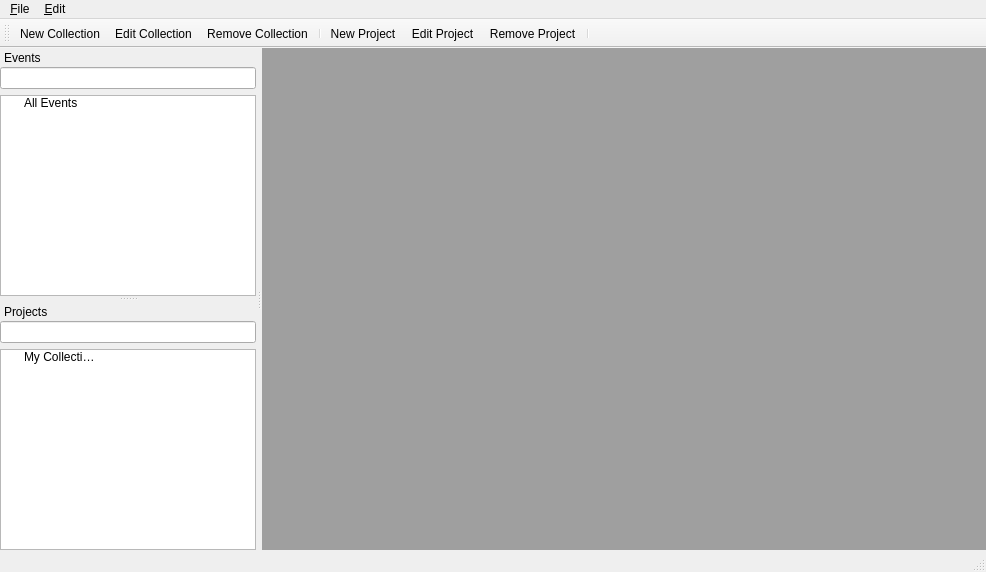
<?xml version="1.0" encoding="UTF-8"?>
<ui version="4.0">
 <class>MainWindow</class>
 <widget class="QMainWindow" name="MainWindow">
  <property name="geometry">
   <rect>
    <x>0</x>
    <y>0</y>
    <width>986</width>
    <height>572</height>
   </rect>
  </property>
  <property name="windowTitle">
   <string>Golem</string>
  </property>
  <widget class="QWidget" name="centralWidget">
   <layout class="QHBoxLayout" name="horizontalLayout">
    <property name="leftMargin">
     <number>0</number>
    </property>
    <property name="topMargin">
     <number>0</number>
    </property>
    <property name="rightMargin">
     <number>0</number>
    </property>
    <property name="bottomMargin">
     <number>0</number>
    </property>
    <item>
     <widget class="QMdiArea" name="mdiArea">
      <property name="viewMode">
       <enum>QMdiArea::TabbedView</enum>
      </property>
      <property name="tabsClosable">
       <bool>true</bool>
      </property>
      <property name="tabsMovable">
       <bool>true</bool>
      </property>
     </widget>
    </item>
   </layout>
  </widget>
  <widget class="QMenuBar" name="menuBar">
   <property name="geometry">
    <rect>
     <x>0</x>
     <y>0</y>
     <width>986</width>
     <height>21</height>
    </rect>
   </property>
   <widget class="QMenu" name="menu_File">
    <property name="title">
     <string>&amp;File</string>
    </property>
    <addaction name="actionNewCollection"/>
    <addaction name="actionNewProject"/>
    <addaction name="separator"/>
    <addaction name="action_Quitter"/>
   </widget>
   <widget class="QMenu" name="menu_Edit">
    <property name="title">
     <string>&amp;Edit</string>
    </property>
    <addaction name="actionEdit_Collection"/>
    <addaction name="actionRemove_Collection"/>
    <addaction name="separator"/>
    <addaction name="actionEdit_Project"/>
    <addaction name="actionRemove_Project"/>
   </widget>
   <addaction name="menu_File"/>
   <addaction name="menu_Edit"/>
  </widget>
  <widget class="QToolBar" name="mainToolBar">
   <property name="toolButtonStyle">
    <enum>Qt::ToolButtonTextBesideIcon</enum>
   </property>
   <attribute name="toolBarArea">
    <enum>TopToolBarArea</enum>
   </attribute>
   <attribute name="toolBarBreak">
    <bool>false</bool>
   </attribute>
   <addaction name="actionNewCollection"/>
   <addaction name="actionEdit_Collection"/>
   <addaction name="actionRemove_Collection"/>
   <addaction name="separator"/>
   <addaction name="actionNewProject"/>
   <addaction name="actionEdit_Project"/>
   <addaction name="actionRemove_Project"/>
   <addaction name="separator"/>
  </widget>
  <widget class="QStatusBar" name="statusBar"/>
  <widget class="QDockWidget" name="dockWidget">
   <property name="features">
    <set>QDockWidget::DockWidgetMovable</set>
   </property>
   <property name="windowTitle">
    <string>Events</string>
   </property>
   <attribute name="dockWidgetArea">
    <number>1</number>
   </attribute>
   <widget class="QWidget" name="dockWidgetContents">
    <layout class="QVBoxLayout" name="verticalLayout">
     <property name="leftMargin">
      <number>0</number>
     </property>
     <property name="topMargin">
      <number>0</number>
     </property>
     <property name="rightMargin">
      <number>0</number>
     </property>
     <property name="bottomMargin">
      <number>0</number>
     </property>
     <item>
      <widget class="QLineEdit" name="lineEdit"/>
     </item>
     <item>
      <widget class="QTreeWidget" name="treeWidgetEvents">
       <property name="contextMenuPolicy">
        <enum>Qt::CustomContextMenu</enum>
       </property>
       <attribute name="headerVisible">
        <bool>false</bool>
       </attribute>
       <column>
        <property name="text">
         <string notr="true">1</string>
        </property>
       </column>
       <item>
        <property name="text">
         <string>All Events</string>
        </property>
       </item>
      </widget>
     </item>
    </layout>
   </widget>
  </widget>
  <widget class="QDockWidget" name="dockWidget_2">
   <property name="features">
    <set>QDockWidget::DockWidgetMovable</set>
   </property>
   <property name="windowTitle">
    <string>Projects</string>
   </property>
   <attribute name="dockWidgetArea">
    <number>1</number>
   </attribute>
   <widget class="QWidget" name="dockWidgetContents_2">
    <layout class="QVBoxLayout" name="verticalLayout_2">
     <property name="leftMargin">
      <number>0</number>
     </property>
     <property name="topMargin">
      <number>0</number>
     </property>
     <property name="rightMargin">
      <number>0</number>
     </property>
     <property name="bottomMargin">
      <number>0</number>
     </property>
     <item>
      <widget class="QLineEdit" name="lineEdit_2"/>
     </item>
     <item>
      <widget class="QTreeWidget" name="treeWidgetCollections">
       <property name="contextMenuPolicy">
        <enum>Qt::CustomContextMenu</enum>
       </property>
       <attribute name="headerVisible">
        <bool>false</bool>
       </attribute>
       <column>
        <property name="text">
         <string notr="true">1</string>
        </property>
       </column>
       <column>
        <property name="text">
         <string>2</string>
        </property>
       </column>
       <item>
        <property name="text">
         <string>My Collections</string>
        </property>
       </item>
      </widget>
     </item>
    </layout>
   </widget>
  </widget>
  <action name="action_Quitter">
   <property name="text">
    <string>&amp;Quit</string>
   </property>
   <property name="toolTip">
    <string>Quit</string>
   </property>
  </action>
  <action name="actionNewProject">
   <property name="icon">
    <iconset resource="icons.qrc">
     <normaloff>:/png/icons/folder--plus.png</normaloff>:/png/icons/folder--plus.png</iconset>
   </property>
   <property name="text">
    <string>New Project</string>
   </property>
   <property name="iconText">
    <string>New Project</string>
   </property>
   <property name="toolTip">
    <string>New Project</string>
   </property>
   <property name="shortcut">
    <string>Ctrl+N</string>
   </property>
  </action>
  <action name="actionNewCollection">
   <property name="icon">
    <iconset resource="icons.qrc">
     <normaloff>:/png/icons/box--plus.png</normaloff>:/png/icons/box--plus.png</iconset>
   </property>
   <property name="text">
    <string>New Collection</string>
   </property>
   <property name="iconText">
    <string>New Collection</string>
   </property>
   <property name="toolTip">
    <string>New Collection</string>
   </property>
  </action>
  <action name="actionEdit_Collection">
   <property name="icon">
    <iconset resource="icons.qrc">
     <normaloff>:/png/icons/box--pencil.png</normaloff>:/png/icons/box--pencil.png</iconset>
   </property>
   <property name="text">
    <string>Edit Collection</string>
   </property>
  </action>
  <action name="actionRemove_Collection">
   <property name="icon">
    <iconset resource="icons.qrc">
     <normaloff>:/png/icons/box--minus.png</normaloff>:/png/icons/box--minus.png</iconset>
   </property>
   <property name="text">
    <string>Remove Collection</string>
   </property>
  </action>
  <action name="actionEdit_Project">
   <property name="icon">
    <iconset resource="icons.qrc">
     <normaloff>:/png/icons/folder--pencil.png</normaloff>:/png/icons/folder--pencil.png</iconset>
   </property>
   <property name="text">
    <string>Edit Project</string>
   </property>
  </action>
  <action name="actionRemove_Project">
   <property name="icon">
    <iconset resource="icons.qrc">
     <normaloff>:/png/icons/folder--minus.png</normaloff>:/png/icons/folder--minus.png</iconset>
   </property>
   <property name="text">
    <string>Remove Project</string>
   </property>
  </action>
 </widget>
 <layoutdefault spacing="6" margin="11"/>
 <resources>
  <include location="icons.qrc"/>
 </resources>
 <connections/>
</ui>
